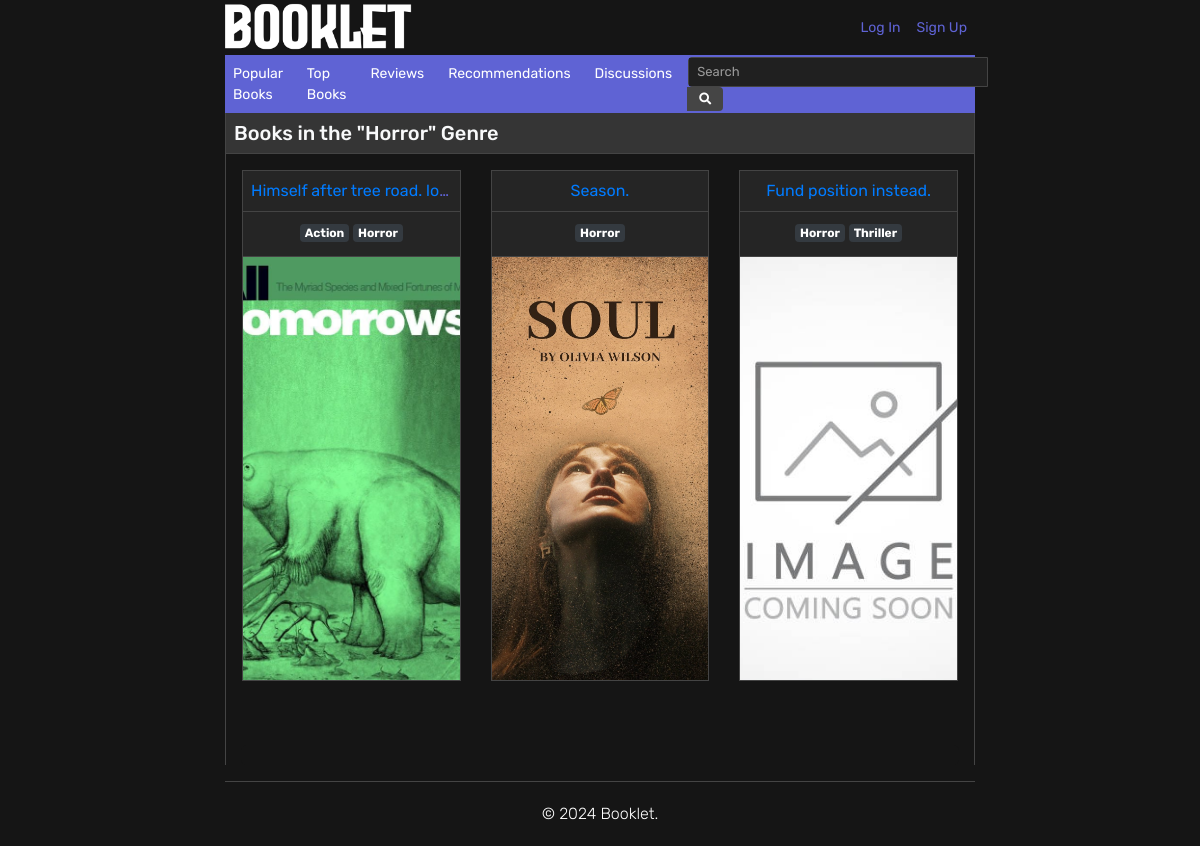
Screenshot of /books/genre/2 with the database file from the repository.
### books/models.py (models this page shows, shortened)
class Genre(models.Model):
    name = models.CharField(max_length=300)
    created_date = models.DateTimeField(auto_now_add=True)
    modified_date = models.DateTimeField(auto_now=True)

class Book(models.Model):
    title = models.CharField(max_length=300)
    alternative_titles = models.TextField(blank=True)
    volumes = models.IntegerField(blank=True)
    chapters = models.IntegerField(blank=True)
    status = models.IntegerField(choices=BOOK_STATUS,default=1)
    synopsis = models.TextField(blank=True)
    background = models.TextField(blank=True)
    cover = models.ImageField(upload_to='books/covers/',default='default_book.jpg')
    publishing_start_date = models.DateField(blank=True,null=True)
    publishing_end_date = models.DateField(blank=True,null=True)
    created_date = models.DateTimeField(auto_now_add=True)
    modified_date = models.DateTimeField(auto_now=True)
    relationships = models.ManyToManyField('self', through='Relationship', symmetrical=False)
    genres = models.ManyToManyField('Genre')

### books/views.py (the view)
# urls.py: path("books/genre/<int:pk>", views.GenreBooksView.as_view(), name="genre-books"),
class GenreBooksView(ListView):
    model = Book
    template_name = 'books/genre_books.html'
    context_object_name = 'books'
    paginate_by = 18
    def get_queryset(self):
        self.genre = get_object_or_404(Genre, pk=self.kwargs['pk'])
        return Book.objects.filter(genres=self.genre)
    def get_context_data(self, **kwargs):
        context = super().get_context_data(**kwargs)
        context['genre'] = self.genre
        context['title'] = self.genre.name
        return context

### books/templates/books/genre_books.html (shortened to what this page needs)
{% extends "books/base.html" %}
{% block content %}
<div class="container p-0">
    <div class="p-2 border-bottom border-dark" style="background-color: #353535;">
        <h5 class="m-0">Books in the "{{ genre.name }}" Genre</h5>
    </div>
    <div class="row p-3" style="height: 100%;">
        {% for book in books %}
            <div class="col-md-4 mb-4">
                <div class="p-2 border border-bottom-0 border-dark" style="background-color: #252525;">
                    <p class="m-0 text-center font-weight-normal text-truncate" style="color: #5f63d4;">
                        <a href="{% url 'book-detail' book.id %}" class="title-link">{{ book.title }}</a>
                    </p>
                </div>
                <div class="p-2 border border-bottom-0 border-dark" style="background-color: #252525;">
                    <p class="m-0 pb-1 text-center font-weight-light">
                        {% for genre in book.genres.all %}
                            <a href="{% url 'genre-books' genre.id %}" class="badge badge-dark"> {{ genre.name }} </a>
                        {% endfor %}
                    </p>
                </div>
                <a href="{% url 'book-detail' book.id %}" class="card-link">
                    <div class="card">
                        <img src="{{ book.cover.url }}" class="card-img-top" alt="{{ book.title }}">
                    </div>
                </a>
            </div>
        {% endfor %}
    </div>
    <div class="container mt-4">
        <nav aria-label="Page navigation">
            <ul class="pagination justify-content-center">
            </ul>
        </nav>
    </div>
</div>
{% endblock content %}

### books/static/main.css (style rules this page uses)
html { height: 100%; min-height: 100%; scroll-behavior: smooth; }
body { font-family: "Rubik", sans-serif; font-optical-sizing: auto; font-weight: 400; font-style: normal; background-color: #151515; color: #f8f9fa; padding: 0 225px; height: 100%; min-height: 100%; }
p { font-weight: 300; }
.card { background-color: #353535; border: 1px solid #444; color: #e0e0e0; transition: transform 0.2s; height: 425px; width: 100%; display: flex; flex-direction: column; overflow: hidden; text-decoration: none; position: relative; border-radius: 0; }
.card-img-top { width: 100%; height: 100%; object-fit: cover ; object-position: top; display: block; border-radius: 0; }
.card-link { text-decoration: none; color: inherit; }
.row { margin-left: -15px; margin-right: -15px; }
.border-dark { border-color: #444 !important; }
.pagination { background-color: #151515; padding: 10px; border-radius: 5px; }

### rows the page displays
Genre: name "Horror"
Book: title "Himself after tree road. lo…", cover (picture)
Genre: name "Action"
Book: title "Season.", cover (picture)
Book: title "Fund position instead.", cover (placeholder picture)
Genre: name "Thriller"
